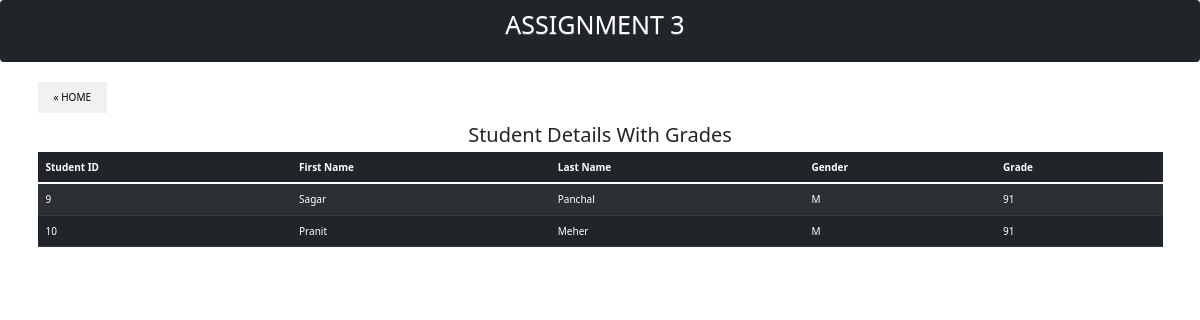
The app's page /studentsPass with its own data.
### tables this page shows
CREATE TABLE student_db( id INTEGER PRIMARY KEY,first_name TEXT,last_name TEXT,gender TEXT,grade INTEGER);

### assignment3.py (the view)
@app.route('/studentsPass')
def studentsPass():
   con = sqlite3.connect("StudentInfo.db")
   con.row_factory = sqlite3.Row
   cur = con.cursor()
   cur.execute("select * from student_db where grade >=85")
   rows = cur.fetchall();
   return render_template("results.html",rows = rows)

### templates/results.html
{% extends "main.html" %}
{% block content %}
<!doctype html>
<html>
   <body>
     <h2 align="center"> Student Details With Grades</h2>
      <table class="table table-striped table-dark" align="center">
         <thead class="thead-dark">
            <th scope="col">Student ID</th>
            <th scope="col">First Name</th>
            <th scope="col">Last Name</th>
            <th scope="col">Gender</th>
            <th scope="col">Grade</th>
         </thead>
         {% for row in rows %}
            <tr>
               <td>{{row['id']}}</td>
               <td>{{row["first_name"]}}</td>
               <td>{{row["last_name"]}}</td>
               <td>{{row["gender"]}}</td>
               <td>{{row['grade']}}</td>
            </tr>
         {% endfor %}
      </table>
   </body>
</html>
{% endblock content %}

### records on screen
student_db: id "9", first_name "Sagar", last_name "Panchal", gender "M", grade "91"
student_db: id "10", first_name "Pranit", last_name "Meher", gender "M", grade "91"
